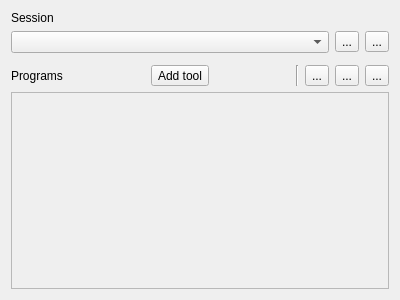
<?xml version="1.0" encoding="UTF-8"?>
<ui version="4.0">
 <class>Session</class>
 <widget class="QWidget" name="Session">
  <property name="geometry">
   <rect>
    <x>0</x>
    <y>0</y>
    <width>400</width>
    <height>300</height>
   </rect>
  </property>
  <property name="windowTitle">
   <string>Form</string>
  </property>
  <layout class="QVBoxLayout" name="verticalLayout">
   <item>
    <widget class="QLabel" name="label_2">
     <property name="text">
      <string>Session</string>
     </property>
    </widget>
   </item>
   <item>
    <layout class="QHBoxLayout" name="horizontalLayout_2">
     <item>
      <widget class="QComboBox" name="sessions_combo"/>
     </item>
     <item>
      <widget class="QToolButton" name="start_session_button">
       <property name="toolTip">
        <string>Start Session</string>
       </property>
       <property name="text">
        <string>...</string>
       </property>
       <property name="icon">
        <iconset theme="media-playback-start">
         <normaloff>.</normaloff>.</iconset>
       </property>
      </widget>
     </item>
     <item>
      <widget class="QToolButton" name="menu_button">
       <property name="contextMenuPolicy">
        <enum>Qt::ActionsContextMenu</enum>
       </property>
       <property name="text">
        <string>...</string>
       </property>
       <property name="icon">
        <iconset theme="format-justify-fill">
         <normaloff>.</normaloff>.</iconset>
       </property>
      </widget>
     </item>
    </layout>
   </item>
   <item>
    <widget class="QWidget" name="favorite_tools" native="true"/>
   </item>
   <item>
    <layout class="QHBoxLayout" name="horizontalLayout">
     <item>
      <widget class="QLabel" name="label">
       <property name="text">
        <string>Programs</string>
       </property>
      </widget>
     </item>
     <item>
      <spacer name="horizontalSpacer">
       <property name="orientation">
        <enum>Qt::Horizontal</enum>
       </property>
       <property name="sizeHint" stdset="0">
        <size>
         <width>40</width>
         <height>20</height>
        </size>
       </property>
      </spacer>
     </item>
     <item>
      <widget class="QToolButton" name="add_tool_button">
       <property name="toolTip">
        <string>Add Tool</string>
       </property>
       <property name="text">
        <string>Add tool</string>
       </property>
       <property name="icon">
        <iconset theme="list-add">
         <normaloff>.</normaloff>.</iconset>
       </property>
       <property name="toolButtonStyle">
        <enum>Qt::ToolButtonTextBesideIcon</enum>
       </property>
       <property name="autoRaise">
        <bool>false</bool>
       </property>
       <property name="arrowType">
        <enum>Qt::NoArrow</enum>
       </property>
      </widget>
     </item>
     <item>
      <spacer name="horizontalSpacer_2">
       <property name="orientation">
        <enum>Qt::Horizontal</enum>
       </property>
       <property name="sizeHint" stdset="0">
        <size>
         <width>40</width>
         <height>20</height>
        </size>
       </property>
      </spacer>
     </item>
     <item>
      <widget class="Line" name="line">
       <property name="orientation">
        <enum>Qt::Vertical</enum>
       </property>
      </widget>
     </item>
     <item>
      <widget class="QToolButton" name="startall_button">
       <property name="toolTip">
        <string>Start All</string>
       </property>
       <property name="text">
        <string>...</string>
       </property>
       <property name="icon">
        <iconset theme="media-playback-start">
         <normaloff>.</normaloff>.</iconset>
       </property>
      </widget>
     </item>
     <item>
      <widget class="QToolButton" name="stopall_button">
       <property name="toolTip">
        <string>Stop All</string>
       </property>
       <property name="text">
        <string>...</string>
       </property>
       <property name="icon">
        <iconset theme="media-playback-stop">
         <normaloff>.</normaloff>.</iconset>
       </property>
      </widget>
     </item>
     <item>
      <widget class="QToolButton" name="removeall_button">
       <property name="toolTip">
        <string>Remove All</string>
       </property>
       <property name="text">
        <string>...</string>
       </property>
       <property name="icon">
        <iconset theme="list-remove">
         <normaloff>.</normaloff>.</iconset>
       </property>
      </widget>
     </item>
    </layout>
   </item>
   <item>
    <widget class="QScrollArea" name="scrollArea">
     <property name="widgetResizable">
      <bool>true</bool>
     </property>
     <widget class="QWidget" name="programs_widget">
      <property name="geometry">
       <rect>
        <x>0</x>
        <y>0</y>
        <width>380</width>
        <height>176</height>
       </rect>
      </property>
      <layout class="QVBoxLayout" name="verticalLayout_2">
       <item>
        <spacer name="verticalSpacer">
         <property name="orientation">
          <enum>Qt::Vertical</enum>
         </property>
         <property name="sizeHint" stdset="0">
          <size>
           <width>20</width>
           <height>40</height>
          </size>
         </property>
        </spacer>
       </item>
      </layout>
     </widget>
    </widget>
   </item>
  </layout>
  <action name="save_session_action">
   <property name="icon">
    <iconset theme="document-save">
     <normaloff>.</normaloff>.</iconset>
   </property>
   <property name="text">
    <string>Save session</string>
   </property>
  </action>
  <action name="save_as_action">
   <property name="icon">
    <iconset theme="edit-copy">
     <normaloff>.</normaloff>.</iconset>
   </property>
   <property name="text">
    <string>Save as...</string>
   </property>
   <property name="toolTip">
    <string>Save session as...</string>
   </property>
  </action>
  <action name="rename_session_action">
   <property name="icon">
    <iconset theme="format-text-italic">
     <normaloff>.</normaloff>.</iconset>
   </property>
   <property name="text">
    <string>Rename session</string>
   </property>
  </action>
  <action name="remove_session_action">
   <property name="icon">
    <iconset theme="edit-delete">
     <normaloff>.</normaloff>.</iconset>
   </property>
   <property name="text">
    <string>Remove session</string>
   </property>
  </action>
 </widget>
 <resources/>
 <connections>
  <connection>
   <sender>menu_button</sender>
   <signal>clicked()</signal>
   <receiver>menu_button</receiver>
   <slot>showMenu()</slot>
   <hints>
    <hint type="sourcelabel">
     <x>377</x>
     <y>45</y>
    </hint>
    <hint type="destinationlabel">
     <x>377</x>
     <y>45</y>
    </hint>
   </hints>
  </connection>
 </connections>
</ui>
